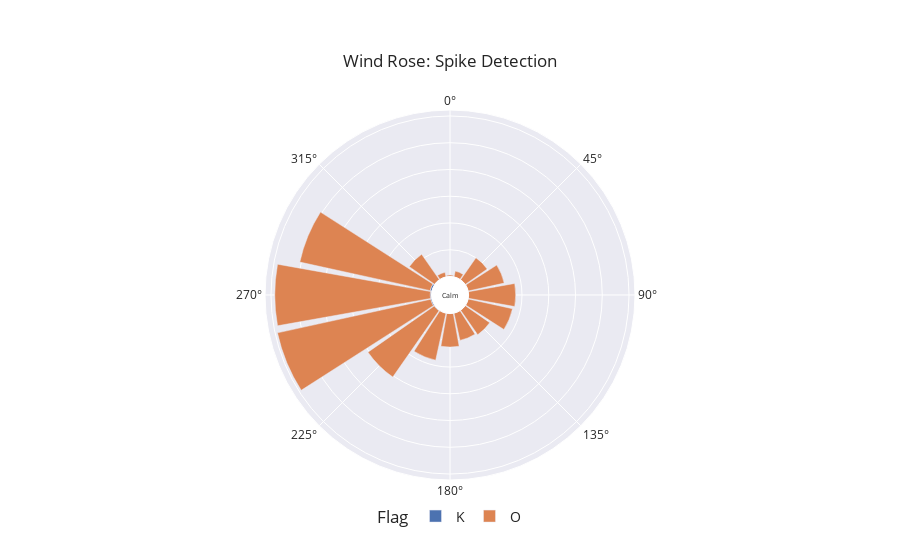

This figure's notebook cell:
### Markdown cell above
![picture](sites/FINR.jpg)

### Code cell
# TAUR Walter-Klingenbeck-Realschule Taufkirchen
df_site = extract_site_data(df=df, dates = dates, site_name="TAUR")

plot_wind_rose(df_site, column="Flag")

### Figure 1 — Plotly figure (JSON) as saved in the notebook; plotly's stock layout.template omitted (floating-point values rounded to 4 significant figures)
{"data": [{"hovertemplate": "Flag=K<br>len=%{r}<br>cardinal_direction=%{theta}<extra></extra>", "legendgroup": "K", "marker": {"color": "rgb(76,114,176)", "pattern": {"shape": ""}}, "name": "K", "r": [278, 459, 4, 2, 24, 479, 56, 57, 113, 42, 71, 690, 106, 56, 64, 17], "showlegend": true, "subplot": "polar", "theta": [225, 247.5, 22.5, 0, 45, 270, 157.5, 90, 315, 135, 67.5, 292.5, 202.5, 180, 112.5, 337.5], "type": "barpolar"}, {"hovertemplate": "Flag=O<br>len=%{r}<br>cardinal_direction=%{theta}<extra></extra>", "legendgroup": "O", "marker": {"color": "rgb(221,132,82)", "pattern": {"shape": ""}}, "name": "O", "r": [30192, 58095, 12489, 533, 1744, 10406, 16933, 58663, 17947, 11514, 11141, 13744, 49869, 17598, 2232, 10016], "showlegend": true, "subplot": "polar", "theta": [225, 270, 180, 0, 337.5, 157.5, 112.5, 247.5, 202.5, 315, 135, 67.5, 292.5, 90, 22.5, 45], "type": "barpolar"}], "layout": {"annotations": [{"font": {"size": 7}, "showarrow": false, "text": "Calm", "x": 0.5, "y": 0.5}], "barmode": "relative", "legend": {"font": {"size": 14}, "orientation": "h", "title": {"text": "Flag"}, "tracegroupgap": 0, "x": 0.5, "xanchor": "center", "y": -0.1, "yanchor": "middle"}, "margin": {"t": 110}, "polar": {"angularaxis": {"direction": "clockwise", "rotation": 90}, "domain": {"x": [0, 1], "y": [0, 1]}, "hole": 0.1, "radialaxis": {"linewidth": 0, "showticklabels": false, "ticks": ""}}, "title": {"text": "Wind Rose: Spike Detection", "xanchor": "center", "yanchor": "top"}}}
